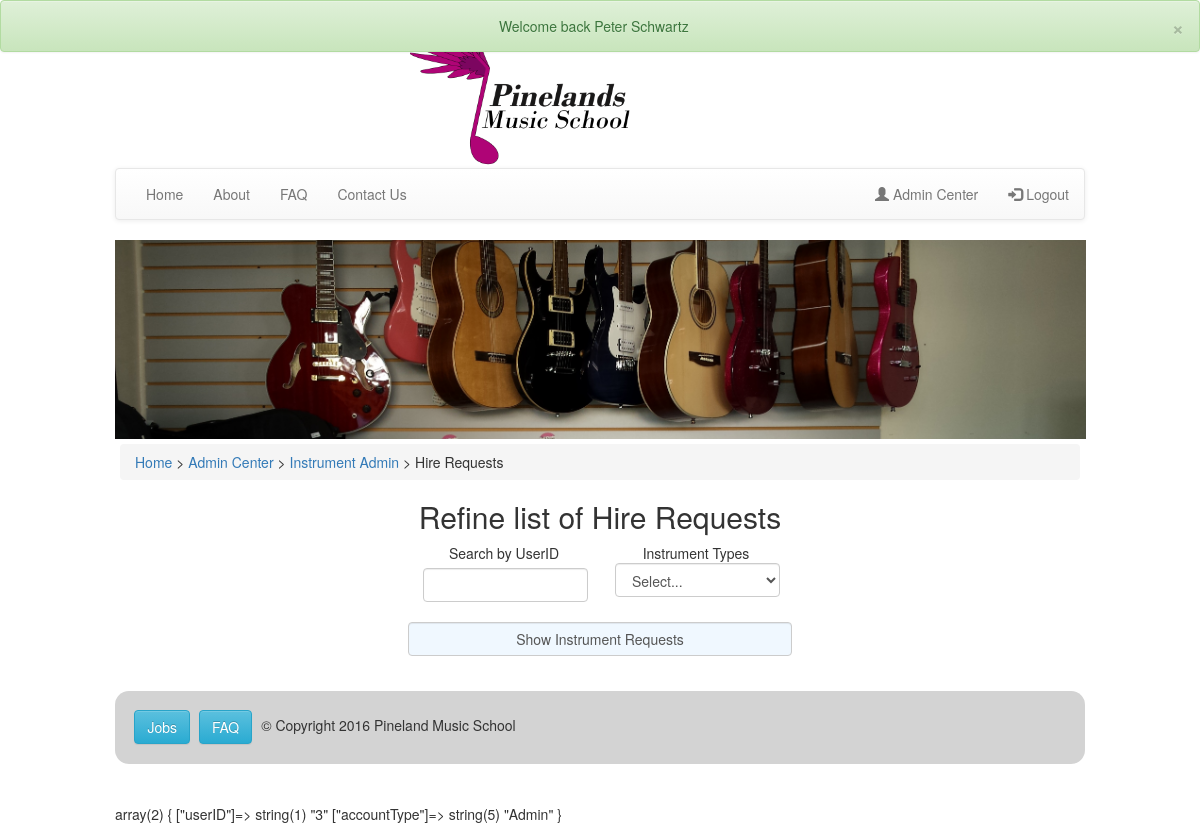
Page /pages/adminInstruments/adminHire.php (signed in) on the earlier database version.
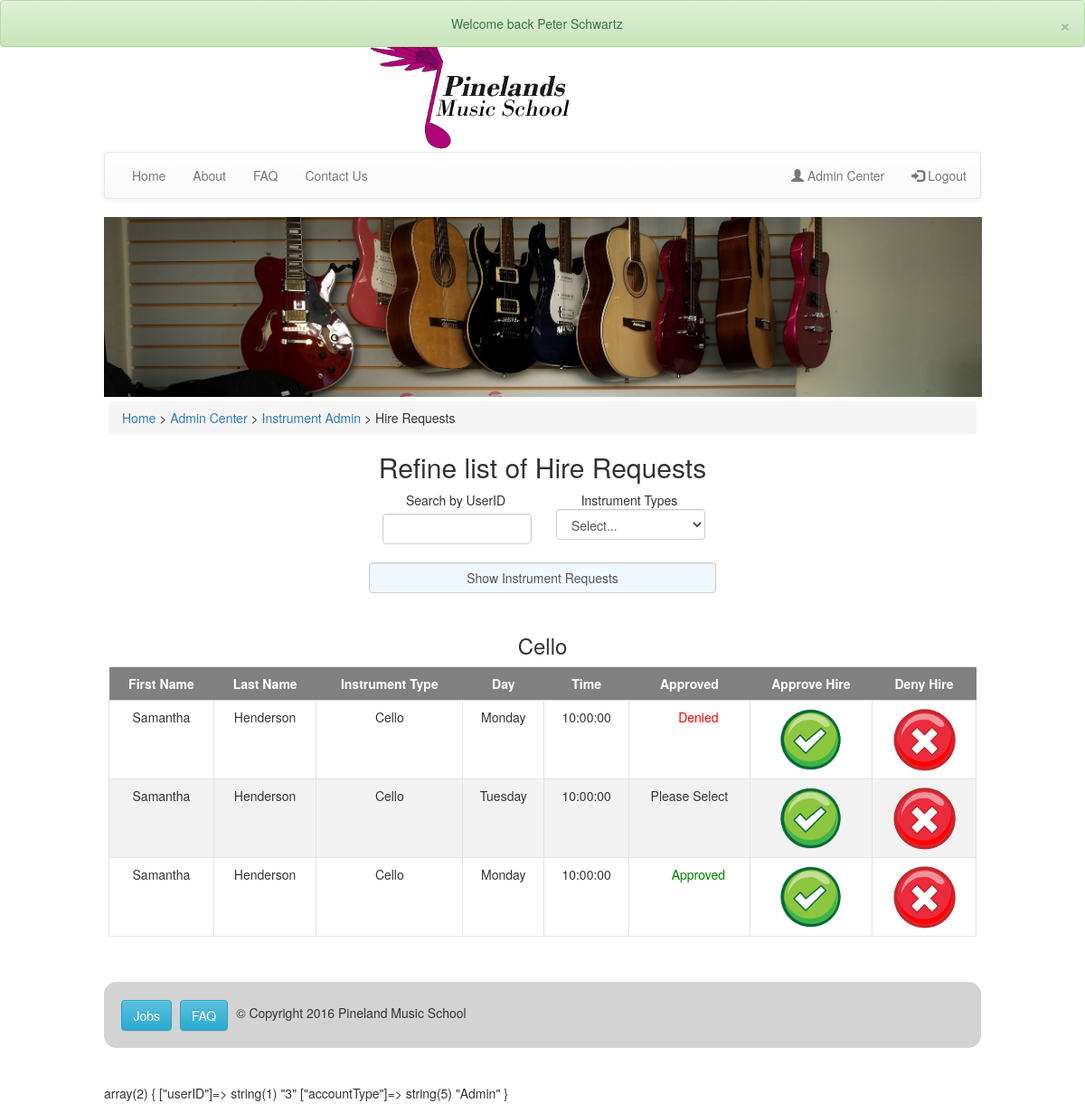
Same page on the later database version.
### tables this page shows
CREATE TABLE `instrumenthire` (
  `instrumentHireID` int(11) NOT NULL,
  `contractID` int(11) NOT NULL,
  `schoolInstrumentID` int(11) NOT NULL,
  `startDate` date NOT NULL,
  `endDate` date NOT NULL,
  `adminApproved` enum('Yes','No') DEFAULT NULL,
  `archived` bit(1) NOT NULL DEFAULT b'0'
);

CREATE TABLE `users` (
  `UserID` int(11) NOT NULL,
  `firstName` varchar(40) NOT NULL,
  `lastName` varchar(40) NOT NULL,
  `DOB` date NOT NULL,
  `gender` enum('Male','Female') NOT NULL,
  `facebookId` varchar(80) DEFAULT NULL,
  `email` varchar(80) NOT NULL,
  `password` varchar(64) NOT NULL,
  `salt` varchar(32) NOT NULL,
  `accountType` enum('Guest','Student','Teacher','StudentAndTeacher','Admin','Owner') NOT NULL DEFAULT 'Guest',
  `comCode` varchar(64) DEFAULT NULL,
  `parentName` varchar(100) DEFAULT NULL,
  `parentEmail` varchar(100) DEFAULT NULL
);

CREATE TABLE `instrumentnames` (
  `instrumentTypeID` int(11) NOT NULL,
  `instrumentName` varchar(50) NOT NULL
);

CREATE TABLE `contracts` (
  `contractID` int(11) NOT NULL,
  `teacherID` int(11) NOT NULL,
  `studentID` int(11) NOT NULL,
  `startDate` date NOT NULL,
  `endDate` date NOT NULL,
  `time` time NOT NULL,
  `day` enum('Monday','Tuesday','Wednesday','Thursday','Friday') NOT NULL,
  `length` enum('30','60') NOT NULL,
  `instrumentTypeID` int(11) NOT NULL
);

### pages/adminInstruments/adminHire.php (the view, shortened to what this page needs)
<?php
$pagetitle = "Admin Hire Instruments";
include "../../inc/connect.php";
include "../../inc/header.php";
include "../../inc/nav.php";
?>
<div class="content centered">
    <div class="breadcrumb">
            <span><a href="../home/index.php">Home</a> > <a href="../admin/admincenter.php">Admin Center</a> > <a href="../admin/instrumentsAdmin.php">Instrument Admin</a> > Hire Requests</span>
        </div>
    <?php
    include "searchHires.php";
if (isset($_POST["userID"])){
    $userID = $_POST["userID"];
} else {
    $userID = null;
}
if (isset($_POST["InstrumentType"])){
    $instrumentType = $_POST["InstrumentType"];
} else {
    $instrumentType = null;
}
    $column = array(
        'First Name' => 'firstName',
        'Last Name' => 'lastName',
        'Instrument Type' => 'instrumentName',
        'Day' => 'day',
        'Time' => 'time',
        'Approved'=> 'adminApproved',
    );
if ($instrumentType != null){
    $instrumentTypes = array(
         0 => $instrumentType
    );
} else {
    $instrumentTypes = array();
    $sql = "SELECT * FROM instrumentNames";
    $result = mysqli_query($con,$sql);
    while($row = mysqli_fetch_array($result)) {
        array_push($instrumentTypes, $row['instrumentName']);
    }
}
foreach ($instrumentTypes as $type) {
    if ($userID != null){
        $sql = "SELECT * FROM instrumentHire INNER JOIN contracts ON instrumentHire.contractID=contracts.contractID INNER JOIN schoolInstruments ON instrumentHire.schoolInstrumentID=schoolInstruments.schoolInstrumentID INNER JOIN instrumentNames ON schoolInstruments.instrumentTypeID=instrumentNames.instrumentTypeID INNER JOIN users ON contracts.studentID=users.userID WHERE studentID='$userID' and instrumentName='$type' and archived='0'";
        $result = mysqli_query($con,$sql);
        $count = mysqli_num_rows($result);
    } else {
        $sql = "SELECT * FROM instrumentHire INNER JOIN contracts ON instrumentHire.contractID=contracts.contractID INNER JOIN schoolInstruments ON instrumentHire.schoolInstrumentID=schoolInstruments.schoolInstrumentID INNER JOIN instrumentNames ON schoolInstruments.instrumentTypeID=instrumentNames.instrumentTypeID INNER JOIN users ON contracts.studentID=users.userID WHERE instrumentName='$type'and archived='0'";
        $result = mysqli_query($con,$sql);
        $count = mysqli_num_rows($result);
    }
    if ($count > 0) {
        echo "<h3>$type</h3>";
        echo "<table class='table centered'><tr>";
        foreach ($column as $name => $col_name) {
          echo "<th>$name</th>";
        }
        echo "<th> Approve Hire </th>";
        echo "<th> Deny Hire </th>";
        while($row = mysqli_fetch_array($result)) {
          echo "<tr>";
          foreach ($column as $name => $col_name) {
            echo "<td>";
            if($name == 'Approved') {
                if($row[$col_name] == null){
                  echo "<span>Please Select</span>";
              } elseif($row[$col_name] == 'No') {
                  echo "<span class='error'>Denied</span>";
              } elseif($row[$col_name] == 'Yes') {
                  echo "<span class='success'>Approved</span>";
              }
            } else {
                echo $row[$col_name];
            }
              echo "</td>";
          }
          echo '<td><a  href="modifyHire.php?instrumentHireID='.$row['instrumentHireID'] . '&approved=Yes"><img src="../../images/tick.png" /></a></td>';
          echo '<td><a href="modifyHire.php?instrumentHireID='.$row['instrumentHireID'] . '&approved=No"><img src="../../images/cross.png" /></a></td>';
            echo '</tr>';
        }
        echo "</table><br>";
    } else if (sizeof($instrumentTypes) == 1){
        echo "<h3> No Instrument Hires found. Search Again.";
        break;
    }
}
    ?>
</div>
<?php
include "../../inc/footer.php";
?>

### inc/header.php (shortened to what this page needs)
<!DOCTYPE html>
<html>
<head>
    <link href="../../css/main.css" rel="stylesheet" />
    <link href="../../css/faq.css" rel="stylesheet" />
    <link rel="stylesheet" href="https://maxcdn.bootstrapcdn.com/bootstrap/3.3.7/css/bootstrap.min.css">
    <link rel="stylesheet" href="https://maxcdn.bootstrapcdn.com/bootstrap/3.3.7/css/bootstrap-theme.min.css">
</head>

### inc/nav.php (shortened to what this page needs)
<body>
  <div class="alert-banner centered">
      <?php
      if(isset($_SESSION['success'])) {
        echo '<div class="alert alert-success">';
        echo '<a href="#" class="close" data-dismiss="alert" aria-label="close">&times;</a>';
        echo $_SESSION['success'];
        echo '</div>';
      } elseif(isset($_SESSION["error"])) {
        echo '<div class="alert alert-danger">';
        echo '<a href="#" class="close" data-dismiss="alert" aria-label="close">&times;</a>';
        echo $_SESSION['error'];
        echo '</div>';
        unset($_SESSION['error']);
      }
      ?>
  </div>
    <div class="container">
        <div class="headerContainer">
            <div class="logo"> <img src="../../images/Logo.png" /> </div>
        </div>
    <nav class="navbar navbar-default">
      <div class="container-fluid">
        <ul class="nav navbar-nav">
          <li ><a href="../home/index.php">Home</a></li>
          <li><a href="../../pages/about/about.php">About</a></li>
          <li><a href="../../pages/faq/faq.php">FAQ</a></li>
          <li><a href="../../pages/contact/contact.php">Contact Us</a></li>
        </ul>
        <ul class="nav navbar-nav navbar-right">
            <?php
            if(isset($_SESSION['userID'])) {
                if((($_SESSION['accountType']) == 'Admin') || (($_SESSION['accountType']) == 'Owner')){
                    echo '<li><a href="../admin/admincenter.php"><span class="glyphicon glyphicon-user"></span> Admin Center</a></li>';
                }
                echo '<li><a href="../logout/logout.php"><span class="glyphicon glyphicon-log-in"></span> Logout</a></li>';
            } else {
                echo '<li><a href="../createAccount/createAccount.php"><span class="glyphicon glyphicon-book"></span> Register</a></li>';
                echo '<li><a href="../login/login.php"><span class="glyphicon glyphicon-log-in"></span> Login</a></li>';
            }
            ?>
        </ul>
      </div>
    </nav>
    <?php if($pagetitle == "About Us | Pinelands Music School"): ?>
      <div class="banner"> <img src="../../images/banners/about.jpg" />
    <?php elseif($pagetitle == "Enrol | Pinelands Music School"): ?>
      <div class="banner"> <img src="../../images/banners/enrol.jpg" />
    <?php elseif($pagetitle == "Contact Us | Pinelands Music School"): ?>
      <div class="banner">
    <?php else: ?>
      <div class="banner"> <img src="../../images/banners/main.jpg" />
    <?php endif ?>
      </div>

### pages/adminInstruments/searchHires.php (shortened to what this page needs)
<h2>Refine list of Hire Requests</h2>
<div class="loginForm centered">
<form method="POST" action="../adminInstruments/adminHire.php">
    <div class="col-md-6 form-group">
        Search by UserID
        <input type="text" name="userID" class="form-control" pattern="[0-9]*" message="Numeric userID only">
    </div>
    <div class="col-md-6 form-group">
    Instrument Types
    <select class="form-control" name="InstrumentType">
      <option value="" disabled selected> Select... </option>
    </select>
    </div>
    <input type="submit" class="form-control" value="Show Instrument Requests"><br>
</form>
</div>

### inc/footer.php
        <footer class="footer">
            <div class="footerContent">
                <a href="../../pages/teacherApplication/teacherApply.php" class="btn btn-info" role="button">Jobs </a>
            </div>
            <div class="footerContent">
                <a href="../../pages/faq/faq.php" class="btn btn-info" role="button">FAQ </a>
            </div>
            <div class="footerContent">
            <span>&copy; Copyright 2016 Pineland Music School </span>
            </div>
        </footer>
        <br><br><?php var_dump($_SESSION);?>
    </div>
</body>
</html>

### css/main.css (style rules this page uses)
* { box-sizing: border-box; }
header, section, footer, aside, nav, main, article, figure { display: block; }
body { font-size: 62.5%; margin: 0; padding: 0; }
input[type=button], input[type=submit], input[type=reset] { background-color: aliceblue; }
.container { width: 100%; padding: 1%; margin: 0 auto; }
.content { display: inline-block; vertical-align: top; padding: 5px; width: 100%; }
.centered { text-align: center; }
.headerContainer { width: 100%; display: inline-block; text-align: center; }
.alert-banner { position: fixed; width: 100%; z-index: 1000; }
.banner { display: none; width: 100%; }
.logo { margin: auto; display:none; text-align: right; width: 40%; }
.logo img { width: 60%; height: auto; }
.banner { display: inline-block; }
.banner img { width: 100.1%; height: auto; }
.loginForm { display: inline-block; text-align: center; margin: 0 auto; width: 40%; }
.loginForm input { margin: 5px auto; }
input , select { min-width: 165px; }
.success { color: green; text-align: center; padding-left: 20px; }
.error { color: red; text-align: center; padding-left: 20px; }
.accountDetails input, select { margin: 4px 0; }
.footer { background-color: lightgray; margin-top: 5px; padding: 2%; border-radius: 1em; }
.footerContent { text-align: right; display: inline-block; padding-right: 5px; }
.breadcrumb { text-align: left; }
table th { background-color: grey; color: white; text-align: center; padding: 4px 30px 4px 8px; }
table td { border: 1px solid #e3e3e3; padding: 4px 8px; min-width: 25px; }
table tr:nth-child(odd) td { background-color: #f2f2f2 ; }
table a { display:block; text-decoration:none; color: black; }
@media screen and (min-width:700px) { .container { width: 99%; } }
@media screen and (min-width:700px) { .logo { display: inline-block; width: 25%; } }
@media screen and (min-width:700px) { .banner { display: inline-block; } }
@media screen and (min-width:700px) { .logo { margin: 0 auto; display: inline-block; width: 40%; text-align: left; } }
@media screen and (min-width:700px) { .logo img { width: 60%; height: auto; } }

Differences in the rows shown:
added instrumenthire: users.firstName "Samantha", users.lastName "Henderson", instrumentnames.instrumentName "Cello", contractID.day "Monday", contractID.time "10:00:00", adminApproved "Denied"
added instrumenthire: users.firstName "Samantha", users.lastName "Henderson", instrumentnames.instrumentName "Cello", contractID.day "Tuesday", contractID.time "10:00:00"
added instrumenthire: users.firstName "Samantha", users.lastName "Henderson", instrumentnames.instrumentName "Cello", contractID.day "Monday", contractID.time "10:00:00", adminApproved "Approved"
Other differences:
new list line: "Cello First Name Last Name Instrument Type Day Time Approved Approve Hire Deny Hire"
